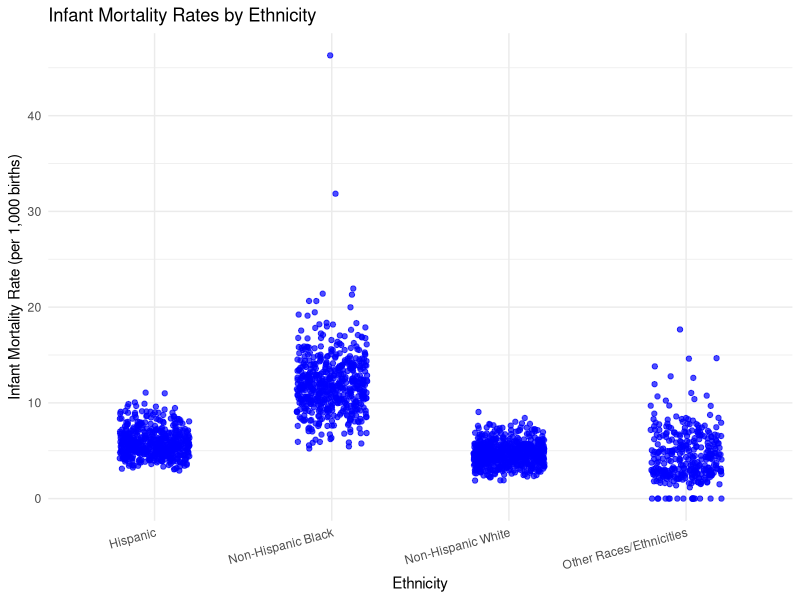
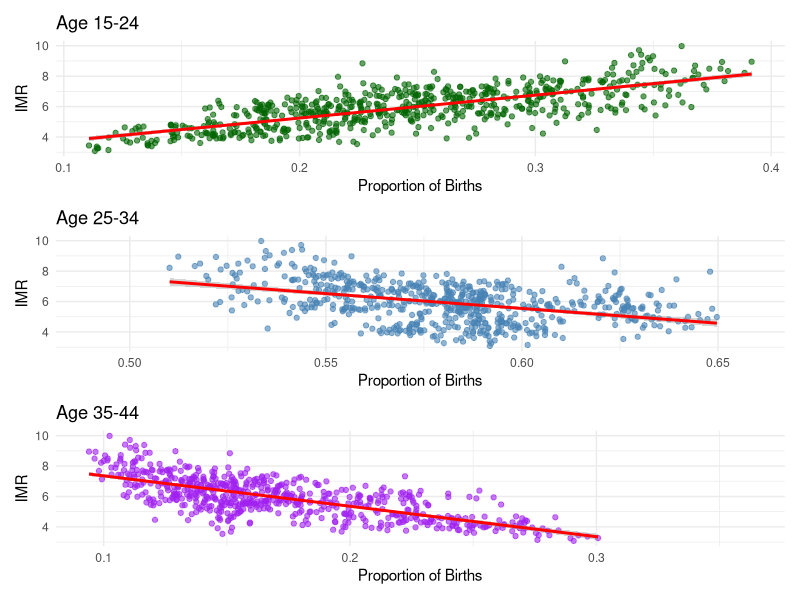
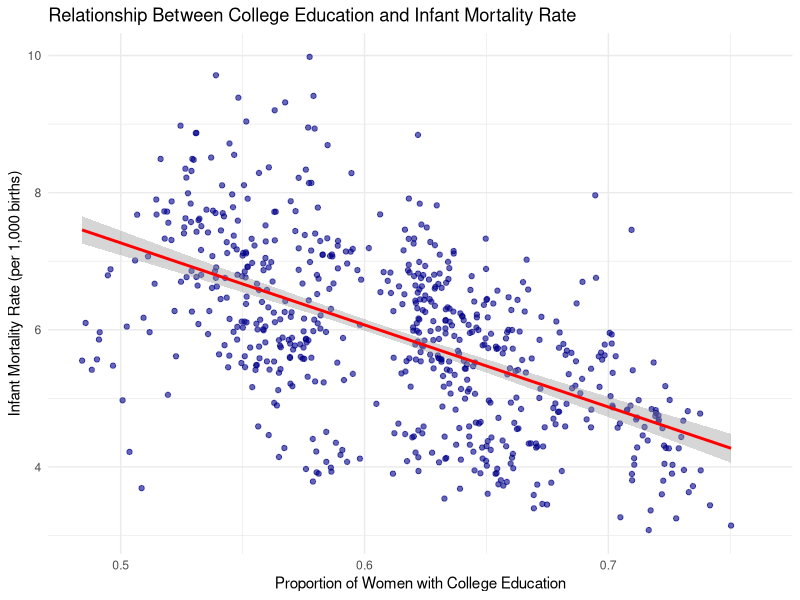
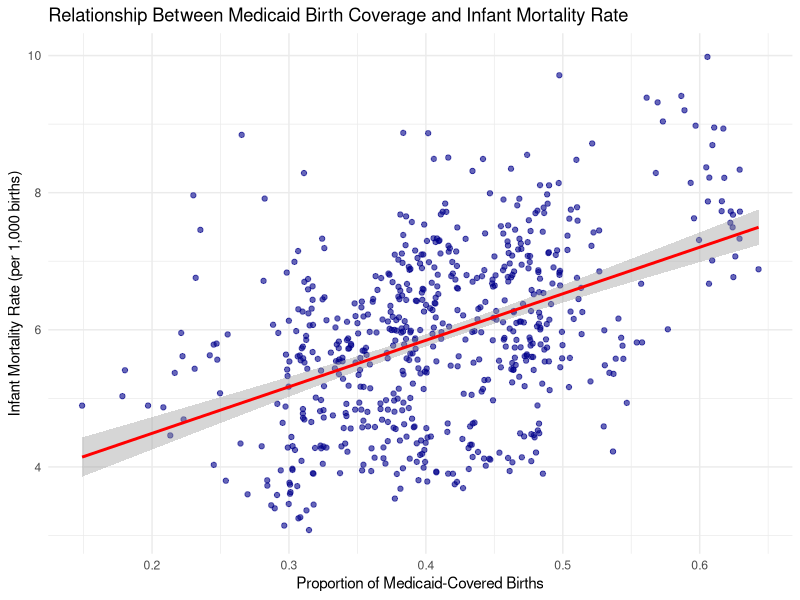

These charts were generated, in order, by the following R code:
## ---- chunk 1
knitr::opts_chunk$set(echo = TRUE)
## ---- chunk 2
library(tidyverse)
library(dplyr)
library(ggplot2)
library(car)
library(stats)
library(patchwork)
library(knitr)
## ---- chunk 3
mortality <- read_csv('data/infant_mortality_biannual_data.csv', show_col_types = FALSE)
fertility <- read_csv('data/fertility_data.csv', show_col_types = FALSE)

fertility_agg <- fertility %>%
  group_by(state, year, group = case_when(
    bmcode %in% c(1, 2, 3) ~ "H1",  # First half of the year
    bmcode %in% c(4, 5, 6) ~ "H2"   # Second half of the year
  )) %>% 
   summarise(
    across(starts_with("births_"), sum, na.rm = TRUE), # Summing birth count variables
    across(starts_with("pop_"), mean, na.rm = TRUE), # Averaging population variables
    .groups = "drop"
  ) %>%
  mutate(bacode = ifelse(group == "H1", 1, 2)) %>%  # Assign bacode after aggregation
  select(-group)  # Remove temporary grouping variable

data <- mortality %>%
  inner_join(fertility_agg, by = c("state", "year", "bacode"), 
             suffix = c("_m", "_f"))

# Remove duplicate columns (those ending in "_f")
data <- data %>%
  select(-ends_with("_f"))

colnames(data) <- str_replace_all(colnames(data), "_m$", "")
## ---- chunk 4
data <- data %>%
  mutate(
    IMR_nhblack = (deaths_nhblack / births_nhblack) * 1000,
    IMR_nhwhite = (deaths_nhwhite / births_nhwhite) * 1000,
    IMR_hisp = (deaths_hisp / births_hisp) * 1000,
    IMR_otherraceeth = (deaths_otherraceeth / births_otherraceeth) * 1000,
    IMR_total = (deaths_total / births_total) * 1000, 
    FR_nhblack = (births_nhblack / pop_nhblack) * 1000,
    FR_nhwhite = (births_nhwhite / pop_nhwhite) * 1000,
    FR_hisp = (births_hisp / pop_hisp) * 1000,
    FR_otherraceeth = (births_otherraceeth / pop_otherraceeth) * 1000,
    FR_total = (births_total / pop_total) * 1000,
    prop_married = births_married / births_total,
    prop_college = (births_coll + births_somecoll) / births_total,
    prop_medicaid = births_medicaid / births_total,
    pct_births_age1524 = births_age1524 / births_total,
    pct_births_age2534 = births_age2534 / births_total,
    pct_births_age3544 = births_age3544 / births_total,
  )
## ---- chunk 5
# Pivot IMR data to long format
IMR_long <- data %>%
  pivot_longer(cols = starts_with("IMR_"), 
               names_to = "Ethnicity", 
               values_to = "IMR") %>%
  mutate(Ethnicity = case_when(
    Ethnicity == "IMR_nhblack" ~ "Non-Hispanic Black",
    Ethnicity == "IMR_nhwhite" ~ "Non-Hispanic White",
    Ethnicity == "IMR_hisp" ~ "Hispanic",
    Ethnicity == "IMR_otherraceeth" ~ "Other Races/Ethnicities",
    Ethnicity == "IMR_total" ~ "Total",
    TRUE ~ Ethnicity  # Keeps any unexpected values unchanged
  ))

IMR_long <- IMR_long[IMR_long$Ethnicity != "Total", , drop = FALSE]

# Create scatter plot for IMR by Ethnicity
ggplot(IMR_long, aes(x = Ethnicity, y = IMR)) +
  geom_jitter(width = 0.2, alpha = 0.7, color = "blue") +  # Jitter to avoid overlapping points
  labs(title = "Infant Mortality Rates by Ethnicity",
       x = "Ethnicity",
       y = "Infant Mortality Rate (per 1,000 births)") +
  theme_minimal() +
  theme(axis.text.x = element_text(angle = 15, hjust = 1))

IMR_summary <- IMR_long %>%
  group_by(Ethnicity) %>%
  summarise(
    Count = n(),
    Mean_IMR = round(mean(IMR, na.rm = TRUE), 2),
    SD_IMR = round(sd(IMR, na.rm = TRUE), 2)
  )
## ---- chunk 6
pairwise_results <- pairwise.t.test(IMR_long$IMR, IMR_long$Ethnicity, p.adjust.method = "bonferroni")

pairwise_results
## ---- chunk 7
p1 <- ggplot(data, aes(x = pct_births_age1524, y = IMR_total)) +
  geom_point(color = "darkgreen", alpha = 0.6) +
  geom_smooth(method = "lm", se = TRUE, color = "red") +
  labs(title = "Age 15-24", x = "Proportion of Births", y = "IMR") +
  theme_minimal()

# Plot for 25-34
p2 <- ggplot(data, aes(x = pct_births_age2534, y = IMR_total)) +
  geom_point(color = "steelblue", alpha = 0.6) +
  geom_smooth(method = "lm", se = TRUE, color = "red") +
  labs(title = "Age 25-34", x = "Proportion of Births", y = "IMR") +
  theme_minimal()

# Plot for 35-44
p3 <- ggplot(data, aes(x = pct_births_age3544, y = IMR_total)) +
  geom_point(color = "purple", alpha = 0.6) +
  geom_smooth(method = "lm", se = TRUE, color = "red") +
  labs(title = "Age 35-44", x = "Proportion of Births", y = "IMR") +
  theme_minimal()

p1 / p2 / p3
## ---- chunk 8
# linear regressions
lm_1524 <- lm(IMR_total ~ pct_births_age1524, data = data)
lm_2534 <- lm(IMR_total ~ pct_births_age2534, data = data)
lm_3544 <- lm(IMR_total ~ pct_births_age3544, data = data)

# regression slopes
slope_1524 <- coef(lm_1524)[2]
slope_2534 <- coef(lm_2534)[2]
slope_3544 <- coef(lm_3544)[2]

# correlations
cor_1524 <- cor(data$pct_births_age1524, data$IMR_total, use = "complete.obs")
cor_2534 <- cor(data$pct_births_age2534, data$IMR_total, use = "complete.obs")
cor_3544 <- cor(data$pct_births_age3544, data$IMR_total, use = "complete.obs")

age_summary <- data.frame(
  `Age Group` = c("15-24", "25-34", "35-44"),
  `Correlation (r)` = round(c(cor_1524, cor_2534, cor_3544), 3),
  `Regression Slope` = round(c(slope_1524, slope_2534, slope_3544), 3)
)

## ---- chunk 9
# Scatter plot: Proportion of College-Educated Women vs. Infant Mortality Rate
ggplot(data, aes(x = prop_college, y = IMR_total)) +
  geom_point(alpha = 0.6, color = "darkblue") +
  geom_smooth(method = "lm", se = TRUE, color = "red") +
  labs(title = "Relationship Between College Education and Infant Mortality Rate",
       x = "Proportion of Women with College Education",
       y = "Infant Mortality Rate (per 1,000 births)") +
  theme_minimal()

lm_college <- lm(IMR_total ~ prop_college, data = data)
# summary(lm_college)
## ---- chunk 10
# Scatterplot of Medicaid coverage vs. Infant Mortality Rate
ggplot(data, aes(x = prop_medicaid, y = IMR_total)) +
  geom_point(alpha = 0.6, color = "darkblue") +
  geom_smooth(method = "lm", se = TRUE, color = "red") +
  labs(
    title = "Relationship Between Medicaid Birth Coverage and Infant Mortality Rate",
    x = "Proportion of Medicaid-Covered Births",
    y = "Infant Mortality Rate (per 1,000 births)"
  ) +
  theme_minimal()
## ---- chunk 11
model <- lm(IMR_total ~ prop_medicaid, data = data)
model_summary <- summary(model)$coefficients  # Extract coefficients matrix
model_df <- data.frame(
  Predictor = rownames(model_summary),    # Get predictor names
  Coefficient = model_summary[, "Estimate"],   # Extract coefficient estimates
  `P-Value` = formatC(model_summary[, "Pr(>|t|)"], format = "e", digits = 2)
)
kable(model_df, caption = "Regression Model Coefficients", digits = 3)
